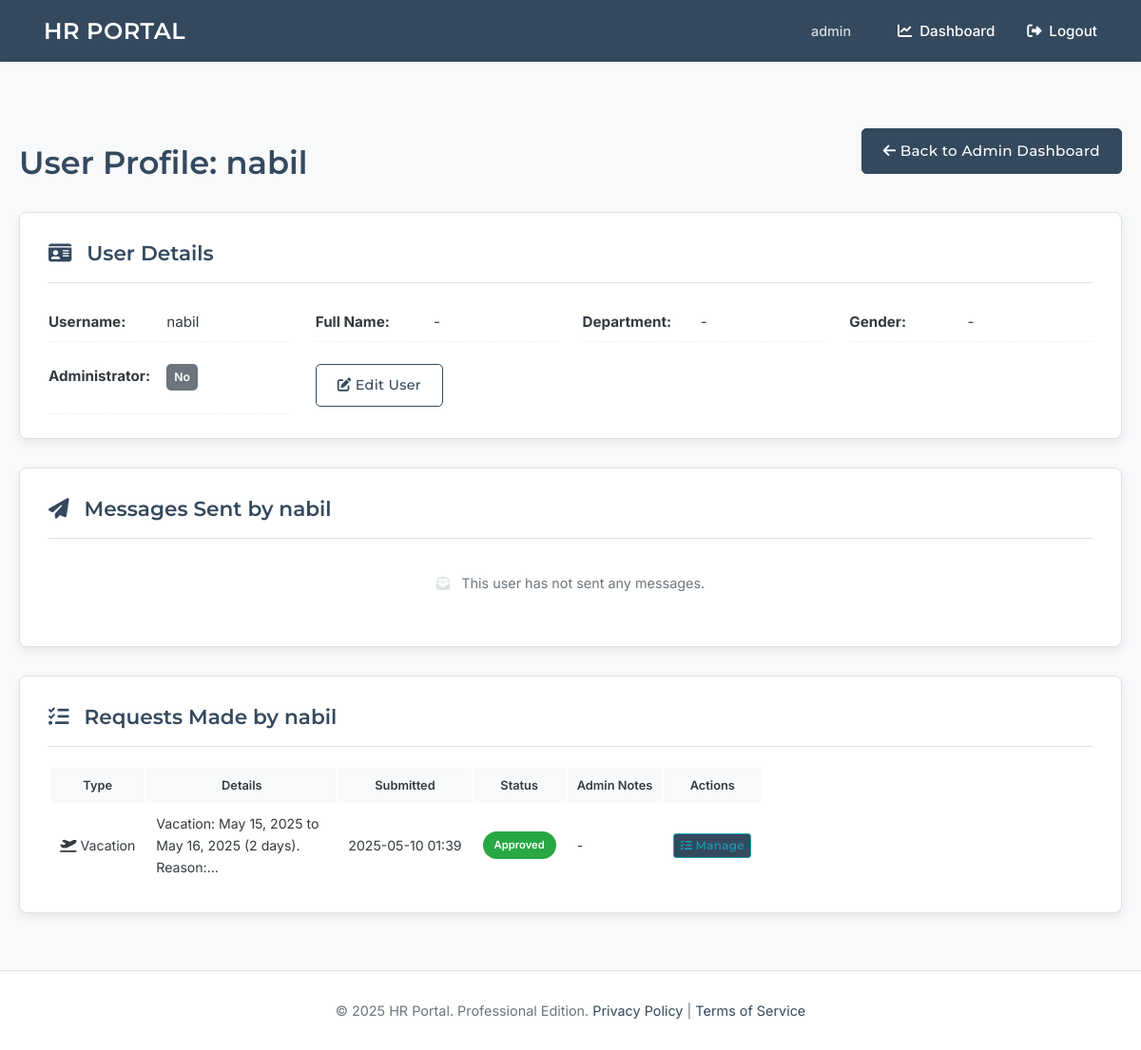
The app's page /admin/users/view/6 (signed in) with its own data.
### tables this page shows
CREATE TABLE users (
    id INTEGER PRIMARY KEY AUTOINCREMENT,
    username TEXT UNIQUE NOT NULL,
    password_hash TEXT NOT NULL,
    is_admin BOOLEAN NOT NULL DEFAULT 0,
    full_name TEXT,             -- NEW
    gender TEXT,                -- NEW (e.g., 'male', 'female', 'other', 'prefer_not_to_say')
    department TEXT             -- NEW
);

CREATE TABLE requests (
    id INTEGER PRIMARY KEY AUTOINCREMENT,
    user_id INTEGER NOT NULL,
    request_type TEXT NOT NULL, -- 'payslip', 'vacation'
    details TEXT, -- e.g., month for payslip, dates for vacation
    status TEXT NOT NULL DEFAULT 'pending', -- pending, approved, rejected
    submitted_at DATETIME DEFAULT CURRENT_TIMESTAMP,
    admin_notes TEXT,
    payslip_filename TEXT,
    vacation_approval_filename TEXT, -- NEW: To store the filename of the vacation approval
    FOREIGN KEY (user_id) REFERENCES users (id)
);

### app.py (the view, shortened to what this page needs)
@app.route('/admin/users/view/<int:user_id>')
@login_required
@admin_required
def admin_view_user_profile(user_id):
    db = get_db(); user = db.execute('SELECT id, username, is_admin, full_name, gender, department FROM users WHERE id = ?', (user_id,)).fetchone()
    if not user: flash('User not found.', 'error'); return redirect(url_for('dashboard'))
    messages_sent_raw = db.execute("SELECT m.id, m.subject, m.body, m.timestamp, m.is_read, (SELECT COUNT(a.id) FROM attachments a WHERE a.message_id = m.id) as attachment_count FROM messages m WHERE m.sender_id = ? ORDER BY m.timestamp DESC", (user_id,)).fetchall()
    messages_sent_processed = []
    requests_made_raw = db.execute("SELECT id, request_type, details, status, submitted_at, admin_notes, payslip_filename, vacation_approval_filename FROM requests WHERE user_id = ? ORDER BY submitted_at DESC", (user_id,)).fetchall()
    requests_made_processed = []
    for row in requests_made_raw:
        item = dict(row); ts_val = item.get('submitted_at')
        if isinstance(ts_val, datetime): item['submitted_at'] = ts_val
        elif isinstance(ts_val, (str,bytes)): item['submitted_at'] = convert_datetime_iso(ts_val if isinstance(ts_val, bytes) else ts_val.encode())
        else: item['submitted_at'] = None
        requests_made_processed.append(item)
    return render_template('admin_user_profile.html', target_user=user, messages_sent=messages_sent_processed, requests_made=requests_made_processed)

### app.py (called while the page is built)
def get_db():
    if 'db' not in g:
        try:
            os.makedirs(app.instance_path, exist_ok=True)
            os.makedirs(app.config['UPLOAD_FOLDER'], exist_ok=True)
            os.makedirs(app.config['PAYSLIP_UPLOAD_FOLDER'], exist_ok=True)
            os.makedirs(app.config['VACATION_APPROVAL_UPLOAD_FOLDER'], exist_ok=True)
        except OSError as e:
            app.logger.error(f"Error creating instance/upload paths: {e}")
        g.db = sqlite3.connect(app.config['DATABASE'], detect_types=sqlite3.PARSE_DECLTYPES)
        g.db.row_factory = sqlite3.Row
    return g.db

def convert_datetime_iso(val): # Expects bytes
    if not val: return None
    val_str = val.decode()
    try: return datetime.fromisoformat(val_str.replace("Z", "+00:00"))
    except (ValueError, AttributeError):
        try: return datetime.strptime(val_str, "%Y-%m-%d %H:%M:%S.%f")
        except (ValueError, AttributeError):
            try: return datetime.strptime(val_str, "%Y-%m-%d %H:%M:%S")
            except (ValueError, AttributeError): app.logger.warning(f"Could not parse datetime: {val_str}"); return None

def login_required(view):
    @wraps(view)
    def wrapped_view(**kwargs):
        if getattr(g, 'user', None) is None:
            flash('Please log in to access this page.', 'error'); return redirect(url_for('login', next=request.url))
        return view(**kwargs)
    return wrapped_view

def admin_required(view):
    @wraps(view)
    def wrapped_view(**kwargs):
        current_user = getattr(g, 'user', None)
        if not current_user or not current_user['is_admin']:
            flash('Admin access required for this page.', 'error'); return redirect(url_for('dashboard'))
        return view(**kwargs)
    return wrapped_view

@app.before_request
def load_logged_in_user():
    user_id = session.get('user_id'); g.user = None
    if user_id is not None:
        g.user = get_db().execute('SELECT id, username, is_admin, full_name, gender, department FROM users WHERE id = ?', (user_id,)).fetchone()

@app.context_processor
def inject_now(): return {'now': datetime.utcnow()}

### templates/admin_user_profile.html (shortened to what this page needs)
{% extends 'base.html' %}
{% block content %}
<div class="user-profile-container professional-dashboard">
    <header class="page-header-section" style="display: flex; justify-content: space-between; align-items: center; margin-bottom: 25px;">
        <h1 class="page-title">User Profile: {{ target_user.full_name or target_user.username }}</h1>
        <a href="{{ url_for('dashboard') }}" class="btn btn-sm btn-outline-secondary">
            <i class="fas fa-arrow-left"></i> Back to Admin Dashboard
        </a>
    </header>
    <section class="dashboard-panel user-info-panel">
        <h2 class="panel-title"><i class="fas fa-id-card"></i> User Details</h2>
        <div class="user-details-grid">
            <div><strong>Username:</strong> {{ target_user.username }}</div>
            <div><strong>Full Name:</strong> {{ target_user.full_name or '-' }}</div>
            <div><strong>Department:</strong> {{ target_user.department or '-' }}</div>
            <div><strong>Gender:</strong> {{ target_user.gender or '-' }}</div>
            <div><strong>Administrator:</strong>
                <span class="status-badge {{ 'status-admin' if target_user.is_admin else 'status-user' }}">
                    {{ "Yes" if target_user.is_admin else "No" }}
                </span>
            </div>
            <div>
                <a href="{{ url_for('admin_update_user', user_id=target_user.id) }}" class="btn btn-sm btn-outline-primary">
                    <i class="fas fa-edit"></i> Edit User
                </a>
            </div>
        </div>
    </section>
    <section class="dashboard-panel user-messages-panel">
        <h2 class="panel-title"><i class="fas fa-paper-plane"></i> Messages Sent by {{ target_user.username }}</h2>
        {% if messages_sent %}
            <div class="table-responsive-wrapper">
                <table class="professional-table compact-table">
                    <thead>
                        <tr>
                            <th>Subject</th>
                            <th>Sent</th>
                            <th>Attachments</th>
                            <th>Read by Admin?</th>
                            <th>Actions</th>
                        </tr>
                    </thead>
                    <tbody>
                        {% for msg in messages_sent %}
                        <tr>
                            <td>{{ msg.subject|truncate(50) }}</td>
                            <td>{% if msg.timestamp %}{{ msg.timestamp.strftime('%Y-%m-%d %H:%M') }}{% else %}N/A{% endif %}</td>
                            <td>{{ msg.attachment_count if msg.attachment_count > 0 else '-' }}</td>
                            <td>
                                <span class="status-tag {{ 'status-read' if msg.is_read else 'status-unread' }}">
                                    {{ "Yes" if msg.is_read else "No" }}
                                </span>
                            </td>
                            <td>
                                <a href="{{ url_for('admin_view_messages') }}#message-{{ msg.id }}" class="btn btn-xs btn-outline-info" title="View in Full Message List">
                                    <i class="fas fa-eye"></i> View
                                </a>
                            </td>
                        </tr>
                        {% endfor %}
                    </tbody>
                </table>
            </div>
        {% else %}
            <p class="panel-empty-state-compact"><i class="fas fa-envelope-open-text"></i> This user has not sent any messages.</p>
        {% endif %}
    </section>
    <section class="dashboard-panel user-requests-panel">
        <h2 class="panel-title"><i class="fas fa-tasks"></i> Requests Made by {{ target_user.username }}</h2>
        {% if requests_made %}
            <div class="table-responsive-wrapper">
                <table class="professional-table compact-table">
                    <thead>
                        <tr>
                            <th>Type</th>
                            <th>Details</th>
                            <th>Submitted</th>
                            <th>Status</th>
                            <th>Admin Notes</th>
                            <th>Actions</th>
                        </tr>
                    </thead>
                    <tbody>
                        {% for req in requests_made %}
                        <tr>
                            <td>
                                <i class="fas {% if req.request_type == 'payslip' %}fa-file-invoice-dollar{% elif req.request_type == 'vacation' %}fa-plane-departure{% else %}fa-clipboard-list{% endif %} fa-fw type-icon"></i>
                                {{ req.request_type|capitalize }}
                            </td>
                            <td class="details-column">{{ req.details|truncate(60) }}</td>
                            <td>{% if req.submitted_at %}{{ req.submitted_at.strftime('%Y-%m-%d %H:%M') }}{% else %}N/A{% endif %}</td>
                            <td>
                                <span class="status-tag status-{{ req.status|lower }}">
                                    {{ req.status|capitalize }}
                                </span>
                            </td>
                            <td class="notes-column">{{ req.admin_notes|truncate(50)|escape if req.admin_notes else '-' }}</td>
                            <td>
                                <a href="{{ url_for('admin_view_requests') }}#request-{{ req.id }}" class="btn btn-xs btn-outline-info" title="Manage in Full Request List">
                                    <i class="fas fa-tasks"></i> Manage
                                </a>
                            </td>
                        </tr>
                        {% endfor %}
                    </tbody>
                </table>
            </div>
        {% else %}
            <p class="panel-empty-state-compact"><i class="fas fa-folder-open"></i> This user has not made any requests.</p>
        {% endif %}
    </section>
</div>
{% endblock %}

### templates/base.html (shortened to what this page needs)
<!doctype html>
<html lang="en">
<head>
    <link rel="stylesheet" href="https://cdnjs.cloudflare.com/ajax/libs/font-awesome/6.4.0/css/all.min.css">
    <link rel="stylesheet" href="https://cdn.jsdelivr.net/npm/flatpickr/dist/flatpickr.min.css">
    <link href='https://cdn.jsdelivr.net/npm/fullcalendar@5.11.3/main.min.css' rel='stylesheet' />
</head>
<body>
    <nav class="navbar">
        <a href="{{ url_for('index') }}" class="site-title">HR PORTAL</a>
        <div class="right">
            {% if g.user %}
                <span>{{ g.user.username }}</span>
                <a href="{{ url_for('dashboard') }}"><i class="fas fa-chart-line fa-fw"></i> Dashboard</a>
                <a href="{{ url_for('logout') }}"><i class="fas fa-sign-out-alt fa-fw"></i> Logout</a>
            {% else %}
                <a href="{{ url_for('login') }}"><i class="fas fa-sign-in-alt fa-fw"></i> Login</a>
                <a href="{{ url_for('register') }}"><i class="fas fa-user-plus fa-fw"></i> Register</a>
            {% endif %}
        </div>
    </nav>
    <main class="container">
        {% block content %}{% endblock %}
    </main>
    <footer>
        © {{ now.year if now else '2024' }} HR Portal. Professional Edition.
        <a href="#">Privacy Policy</a> | <a href="#">Terms of Service</a>
    </footer>
</body>
</html>

### templates/base.html (style rules this page uses)
:root { --primary-color: #34495e; --secondary-color: #b28c5e; --accent-color: #48a9a6; --background-color: #f8f9fa; --card-bg: #ffffff; --text-color-dark: #343a40; --text-color-headings: var(--primary-color); --text-color-light: #6c757d; --border-color: #dee2e6; --border-radius-md: 8px; --border-radius-sm: 5px; --shadow-sm: 0 1px 3px rgba(0, 0, 0, 0.05); --shadow-md: 0 4px 10px rgba(0, 0, 0, 0.07); --font-family-headings: 'Montserrat', sans-serif; --font-family-body: 'Inter', sans-serif; }
*, *::before, *::after { box-sizing: border-box; }
body { font-family: var(--font-family-body); font-weight: 400; margin: 0; background-color: var(--background-color); color: var(--text-color-dark); line-height: 1.65; display: flex; flex-direction: column; min-height: 100vh; }
.navbar { background-color: var(--primary-color); padding: 0 30px; box-shadow: var(--shadow-sm); display: flex; justify-content: space-between; align-items: center; height: 65px; position: sticky; top: 0; z-index: 1000; }
.navbar a, .navbar span { color: #ffffff; padding: 10px 16px; text-decoration: none; font-size: 0.95em; font-weight: 500; transition: background-color 0.2s; display: inline-flex; align-items: center; }
.navbar .site-title { font-family: var(--font-family-headings); font-weight: 600; font-size: 1.5em; letter-spacing: 0.5px; }
.navbar .right { display: flex; align-items: center; }
.navbar .right span { margin-right: 15px; font-size: 0.9em; opacity: 0.8; }
.navbar .right a i { margin-right: 6px; }
.container { width: 100%; margin: 30px auto; padding: 0 20px; flex-grow: 1; }
.page-title { font-family: var(--font-family-headings); font-weight: 600; font-size: 2.1em; color: var(--text-color-headings); margin-bottom: 10px; }
.btn { display: inline-block; background-color: var(--primary-color); color: white; padding: 10px 22px; border: 1px solid var(--primary-color); border-radius: var(--border-radius-sm); text-decoration: none; font-size: 0.95em; font-weight: 500; font-family: var(--font-family-headings); letter-spacing: 0.3px; cursor: pointer; text-align: center; vertical-align: middle; transition: background-color 0.2s, border-color 0.2s, color 0.2s, transform 0.1s; }
.btn-outline-primary { background-color: transparent; color: var(--primary-color); border: 1px solid var(--primary-color); }
footer { text-align: center; padding: 30px 20px; background-color: var(--card-bg); color: var(--text-color-light); margin-top: auto; font-size: 0.9em; border-top: 1px solid var(--border-color); }
footer a { color: var(--primary-color); text-decoration: none; }

### records on screen
users: user.username "admin"
users: username "nabil", is_admin "No"
requests: request_type "Vacation", details "Vacation: May 15, 2025 to May 16, 2025 (2 days). Reason:...", submitted_at "2025-05-10 01:39", status "Approved", admin_notes "-"

### other values on screen
{{ target_user.full_name or '-' }} "-"
{{ target_user.department or '-' }} "-"
{{ target_user.gender or '-' }} "-"
